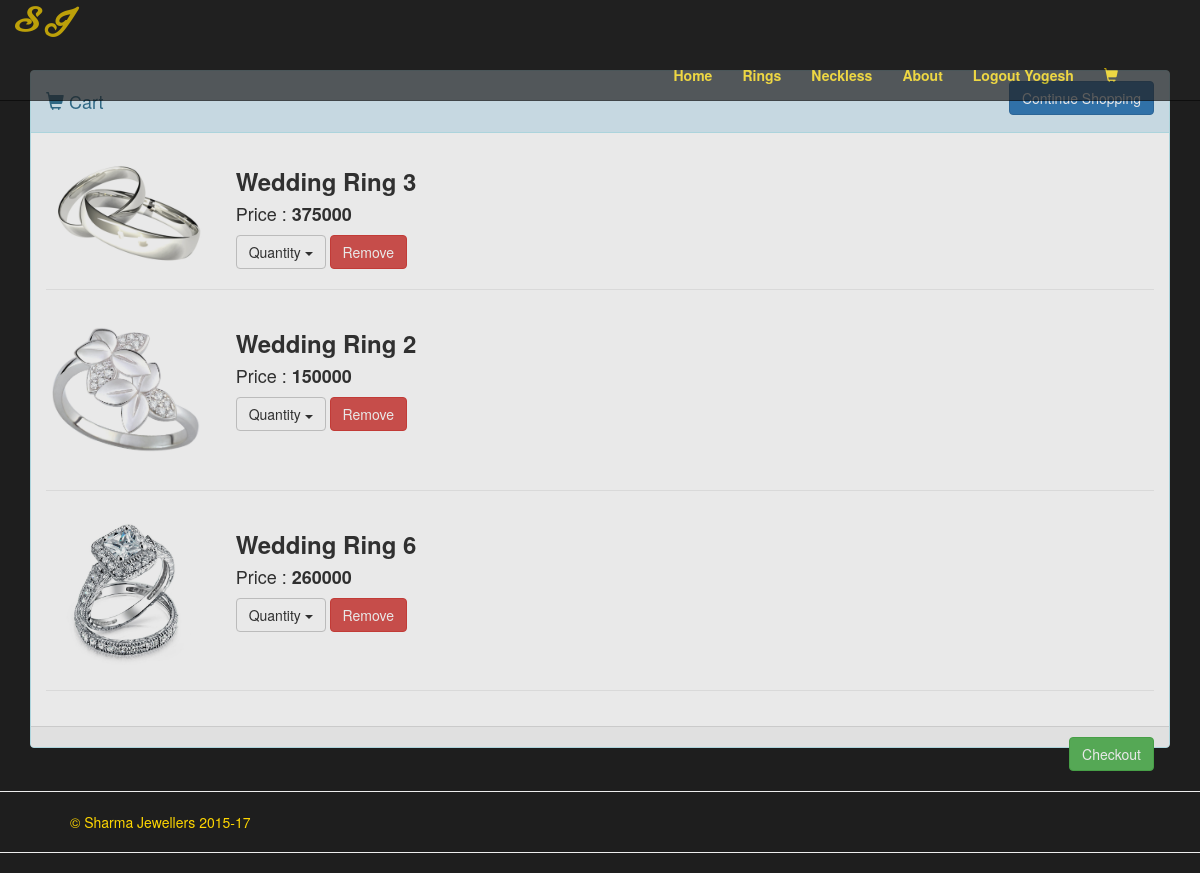
Page /cart/ (signed in) on the committed database.
### shop/models.py (models this page shows, shortened)
class ItemPurchase(models.Model):
    user = models.ForeignKey(User)
    product = models.ForeignKey(Product)
    is_purchased = models.BooleanField(default=False)
    quantity = models.IntegerField(default=0)

class Product(models.Model):
    category = models.ForeignKey(Category)
    p_name = models.CharField(max_length = 100)
    p_detail = models.TextField()
    p_cost = models.DecimalField(max_digits = 10, decimal_places = 2)
    p_photo = models.ImageField(blank=True, upload_to='product_photo')

### shop/views.py (the view)
# urls.py: url(r'^cart/$', views.cart, name='cart'),
def cart(request):
    buyList = ItemPurchase.objects.all()
    length = len(buyList)
    return render(request, 'shop/cart.html', {'buyList':buyList, 'length':length, 'user':request.user})

### shop/templates/shop/cart.html (shortened to what this page needs)
{% extends 'shop/base.html' %}
{% block body %}
<div class="container" style="padding-top:70px;">
  <div class="row">
    <div class="col-md-12 col-sm-12 col-xs-12">
      <div class="panel panel-info">
        <div class="panel-heading">
          <div class="panel-title">
            <div class="row">
              <div class="col-md-6">
                <h4><span class="glyphicon glyphicon-shopping-cart"></span> Cart</h4>
              </div>
              <div class="col-md-6">
                <a href="{% url 'shop:home' %}" class="btn btn-primary pull-right">Continue Shopping</a>
              </div>
            </div>
          </div>
        </div>
        <div class="panel-body">
          {% for item in buyList %}
            {% if item.user.username == user.username %}
            <div class="row">
              <div class="col-md-2 col-sm-12">
                <img src="{{ item.product.p_photo.url }}" alt="photo" width="20%"/>
              </div>
              <div class="col-md-6 col-sm-12">
                <h3><strong>{{ item.product.p_name }}</strong></h3>
                <h4>Price : <strong>{% widthratio item.quantity 1 item.product.p_cost %}</strong></h4>
                <div class="dropdown">
                  <button class="btn btn-default dropdown-toggle" type="button" id="dropdownMenu1" data-toggle="dropdown" aria-haspopup="true" aria-expanded="true">
                    Quantity
                    <span class="caret"></span>
                  </button>
                  <a href="{% url 'shop:remove' item.id %}" class="btn btn-danger">Remove</a>
                </div>
              </div>
            </div>
          <hr>
            {% endif %}
          {% endfor %}
        </div>
        <div class="panel-footer">
          <a href="{% url 'shop:checkout' %}" class="btn btn-success pull-right">Checkout</a>
        </div>
      </div>
    </div>
  </div>
</div>
{% endblock %}

### shop/templates/shop/base.html (shortened to what this page needs)
<!DOCTYPE html>
<html lang="en">
  <head>
    {% load staticfiles %}
    <link href="{% static 'shop/bootstrap/css/bootstrap.min.css' %}" rel="stylesheet">
    <link href="{% static 'shop/bootstrap/css/style.css' %}" rel="stylesheet">
  </head>
  <body>
    <nav class="navbar navbar-inverse navbar-fixed-top" style="border-radius:0px !important;margin-bottom:0px;">
      <div class="container-fluid">
        <div class="navbar-header">
          <a class="navbar-brand" href="{% url 'shop:home' %}"><span id="lione">S J</span></a>
        </div>
        <div class="collapse navbar-collapse" id="bs-example-navbar-collapse-1">
            <ul class="nav navbar-nav navbar-center">
              <li><a href="{% url 'shop:home' %}"><span id="lione">Home </span><span class="sr-only">(current)</span></a></li>
              <li><a href="{% url 'shop:home' %}"><span id="lione">Rings </span></a></li>
              <li><a href="{% url 'shop:home' %}"><span id="lione">Neckless </span></a></li>
              <li><a href="{% url 'shop:about' %}"><span id="lione">About </span></a></li>
              {% if user.username %} <li><a href="{% url 'shop:logout' %}"><span id="lione">Logout {{user.username}}</span></a></li>{% endif %}
              <li><a href="{% url 'shop:cart' %}"><span class="glyphicon glyphicon-shopping-cart" style="color:gold;"></span></a></li>
            </ul>
        </div>
      </div>
    </nav>
    {% block body %}{% endblock %}
    <hr class="divider">
    <footer style="color:gold;margin-left:70px;">&copy Sharma Jewellers 2015-17</footer>
    <hr class="divider">
  </body>
</html>

### rows in the picture
ItemPurchase: product.p_photo (picture), product.p_name "Wedding Ring 3", quantity+product "375000"
ItemPurchase: product.p_photo (picture), product.p_name "Wedding Ring 2", quantity+product "150000"
ItemPurchase: product.p_photo (picture), product.p_name "Wedding Ring 6", quantity+product "260000"

### other values in the picture
{{ user.username }} "Yogesh"
